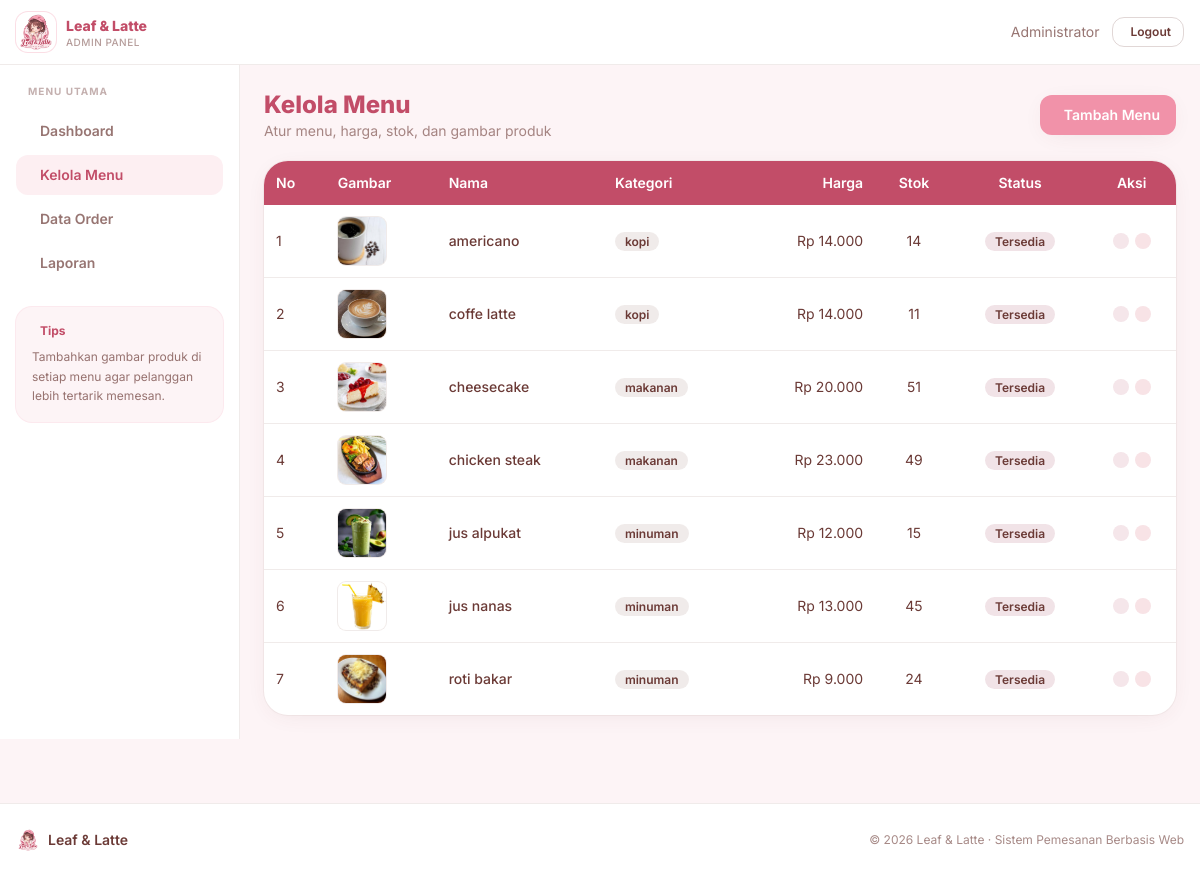
Page /admin/menu.php (signed in) on the committed database.
### tables this page shows
CREATE TABLE `menu` (
  `id` int(11) NOT NULL,
  `nama_menu` varchar(100) NOT NULL,
  `kategori` varchar(50) NOT NULL,
  `harga` decimal(10,2) NOT NULL,
  `deskripsi` text DEFAULT NULL,
  `stok` int(11) DEFAULT 0,
  `gambar` varchar(255) DEFAULT NULL COMMENT 'nama file di folder uploads/menu/',
  `status` enum('tersedia','habis') DEFAULT 'tersedia',
  `created_at` datetime DEFAULT current_timestamp(),
  `updated_at` datetime DEFAULT current_timestamp() ON UPDATE current_timestamp()
);

### config/koneksi.php (called while the page is built, shortened)
<?php
function rupiah($angka): string
{
    return 'Rp ' . number_format((float)$angka, 0, ',', '.');
}
function url(string $path = ''): string
{
    return BASE_URL . '/' . ltrim($path, '/');
}
function menuImageUrl(?string $filename): ?string
{
    return UPLOAD_URL_PATH . rawurlencode($filename);
}
function logoExists(): bool
{
    return is_file(__DIR__ . '/../assets/logo_brand.png');
}

### admin/menu.php (the view, shortened to what this page needs)
<?php
require_once '../config/koneksi.php';
include '../includes/header.php';
include '../includes/admin_navbar.php';
$q = $koneksi->query("SELECT * FROM menu ORDER BY kategori, nama_menu");
?>
<div class="flex">
    <?php include '../includes/admin_sidebar.php'; ?>
    <main class="flex-1 p-6">
        <div class="mb-5 flex flex-wrap items-center justify-between gap-3">
            <div>
                <h1 class="text-2xl font-extrabold text-branddark">Kelola Menu</h1>
                <p class="text-sm text-chestnut/60">Atur menu, harga, stok, dan gambar produk</p>
            </div>
            <a href="<?= url('admin/menu_tambah.php'); ?>"
               class="flex items-center gap-2 rounded-xl bg-brand px-4 py-2.5 text-sm font-semibold text-white shadow-soft transition hover:bg-branddark">
                <i class="ph ph-plus-circle"></i> Tambah Menu
            </a>
        </div>
        <div class="overflow-hidden rounded-3xl bg-white shadow-soft ring-1 ring-chestnut/5">
            <div class="overflow-x-auto">
                <table class="w-full text-sm">
                    <thead class="bg-branddark text-white">
                        <tr>
                            <th class="px-3 py-3 text-left font-semibold">No</th>
                            <th class="px-3 py-3 text-left font-semibold">Gambar</th>
                            <th class="px-3 py-3 text-left font-semibold">Nama</th>
                            <th class="px-3 py-3 text-left font-semibold">Kategori</th>
                            <th class="px-3 py-3 text-right font-semibold">Harga</th>
                            <th class="px-3 py-3 text-center font-semibold">Stok</th>
                            <th class="px-3 py-3 text-center font-semibold">Status</th>
                            <th class="px-3 py-3 text-center font-semibold">Aksi</th>
                        </tr>
                    </thead>
                    <tbody class="divide-y divide-chestnut/10">
                        <?php $no = 1; while ($m = $q->fetch_assoc()):
                            $imgUrl = menuImageUrl($m['gambar']);
                        ?>
                        <tr class="transition hover:bg-blush/60">
                            <td class="px-3 py-3"><?= $no++; ?></td>
                            <td class="px-3 py-3">
                                <div class="h-12 w-12 overflow-hidden rounded-lg bg-cream/40 ring-1 ring-chestnut/10">
                                    <?php if ($imgUrl): ?>
                                        <img src="<?= $imgUrl; ?>" alt="" class="h-full w-full object-cover">
                                    <?php else: ?>
                                        <div class="flex h-full w-full items-center justify-center text-brand/40">
                                            <i class="ph ph-image"></i>
                                        </div>
                                    <?php endif; ?>
                                </div>
                            </td>
                            <td class="px-3 py-3 font-medium"><?= htmlspecialchars($m['nama_menu']); ?></td>
                            <td class="px-3 py-3">
                                <span class="rounded-full bg-chestnut/10 px-2.5 py-0.5 text-xs font-semibold text-chestnut">
                                    <?= htmlspecialchars($m['kategori']); ?>
                                </span>
                            </td>
                            <td class="px-3 py-3 text-right"><?= rupiah($m['harga']); ?></td>
                            <td class="px-3 py-3 text-center"><?= (int)$m['stok']; ?></td>
                            <td class="px-3 py-3 text-center">
                                <?php if ($m['status'] === 'tersedia'): ?>
                                    <span class="rounded-full bg-success-bg px-2.5 py-0.5 text-xs font-semibold text-success-fg">Tersedia</span>
                                <?php else: ?>
                                    <span class="rounded-full bg-danger-bg px-2.5 py-0.5 text-xs font-semibold text-danger-fg">Habis</span>
                                <?php endif; ?>
                            </td>
                            <td class="px-3 py-3">
                                <div class="flex justify-center gap-1.5">
                                    <a href="<?= url('admin/menu_edit.php?id=' . (int)$m['id']); ?>"
                                       class="rounded-lg bg-info-bg p-2 text-info-fg transition hover:brightness-95" title="Edit">
                                    </a>
                                    <a href="<?= url('admin/menu_hapus.php?id=' . (int)$m['id']); ?>"
                                       onclick="return confirm('Hapus menu ini?')"
                                       class="rounded-lg bg-danger-bg p-2 text-danger-fg transition hover:brightness-95" title="Hapus">
                                    </a>
                                </div>
                            </td>
                        </tr>
                        <?php endwhile; ?>
                    </tbody>
                </table>
            </div>
        </div>
    </main>
</div>
<?php include '../includes/footer.php'; ?>

### includes/header.php (shortened to what this page needs)
<?php
require_once __DIR__ . '/../config/koneksi.php';
?>
<!DOCTYPE html>
<html lang="id">
<head>
    <script src="https://cdn.tailwindcss.com"></script>
</head>
<body class="bg-blush font-sans text-chestnut antialiased">

### includes/admin_navbar.php (shortened to what this page needs)
<nav class="sticky top-0 z-40 border-b border-chestnut/10 bg-white/95 backdrop-blur">
    <div class="flex items-center justify-between gap-3 px-4 py-3">
        <div class="flex items-center gap-3">
            <a href="<?= url('admin/dashboard.php'); ?>" class="flex items-center gap-2.5">
                <?php if (logoExists()): ?>
                    <img src="<?= LOGO_PATH; ?>" alt="Leaf &amp; Latte" class="h-10 w-10 rounded-xl object-cover ring-1 ring-brand/30">
                <?php else: ?>
                    <span class="flex h-10 w-10 items-center justify-center rounded-xl bg-brand text-white">
                        <i class="ph-fill ph-coffee"></i>
                    </span>
                <?php endif; ?>
                <div class="leading-tight">
                    <p class="text-sm font-extrabold text-branddark">Leaf &amp; Latte</p>
                    <p class="text-[10px] font-medium uppercase tracking-wider text-chestnut/50">Admin Panel</p>
                </div>
            </a>
        </div>
        <div class="flex items-center gap-3">
            <span class="hidden items-center gap-1.5 text-sm text-chestnut/70 sm:flex">
                <?= htmlspecialchars($_SESSION['admin_nama']); ?>
            </span>
            <a href="<?= url('admin/logout.php'); ?>"
               class="flex items-center gap-1.5 rounded-xl border border-chestnut/20 px-3 py-1.5 text-xs font-semibold text-chestnut transition hover:border-brand hover:text-branddark">
                <i class="ph ph-sign-out"></i> Logout
            </a>
        </div>
    </div>
</nav>

### includes/admin_sidebar.php (shortened to what this page needs)
<?php
$current = basename($_SERVER['PHP_SELF']);
$menu = [
    ['dashboard.php', 'ph-house',      'Dashboard'],
    ['menu.php',      'ph-fork-knife', 'Kelola Menu'],
    ['order.php',     'ph-receipt',    'Data Order'],
    ['laporan.php',   'ph-file-text',  'Laporan'],
];
?>
<aside id="adminSidebar" class="hidden w-60 flex-shrink-0 border-r border-chestnut/10 bg-white md:block">
    <div class="sticky top-[68px] p-4">
        <p class="mb-3 px-3 text-[10px] font-bold uppercase tracking-widest text-chestnut/40">Menu Utama</p>
        <nav class="space-y-1">
            <?php foreach ($menu as $m):
                $active = $current === $m[0]; ?>
                <a href="<?= $m[0]; ?>"
                   class="flex items-center gap-3 rounded-xl px-3 py-2.5 text-sm font-semibold transition
                   <?= $active
                        ? 'bg-brand/15 text-branddark'
                        : 'text-chestnut/70 hover:bg-blush hover:text-chestnut'; ?>">
                    <?= $m[2]; ?>
                </a>
            <?php endforeach; ?>
        </nav>
        <div class="mt-6 rounded-2xl bg-blush p-4 ring-1 ring-brand/20">
            <div class="mb-2 flex items-center gap-2">
                <p class="text-xs font-bold text-branddark">Tips</p>
            </div>
            <p class="text-xs leading-relaxed text-chestnut/70">
                Tambahkan gambar produk di setiap menu agar pelanggan lebih tertarik memesan.
            </p>
        </div>
    </div>
</aside>

### includes/footer.php
<footer class="mt-16 border-t border-chestnut/10 bg-white">
    <div class="mx-auto flex max-w-7xl flex-col items-center justify-between gap-3 px-4 py-6 sm:flex-row">
        <div class="flex items-center gap-2">
            <?php if (logoExists()): ?>
                <img src="<?= LOGO_PATH; ?>" alt="Leaf &amp; Latte" class="h-6 w-6 rounded-md object-cover">
            <?php endif; ?>
            <span class="text-sm font-semibold text-chestnut">Leaf &amp; Latte</span>
        </div>
        <p class="text-xs text-chestnut/60">
            &copy; <?= date('Y'); ?> Leaf &amp; Latte &middot; Sistem Pemesanan Berbasis Web
        </p>
    </div>
</footer>
</body>
</html>

### rows in the picture
menu: gambar (picture), nama_menu "americano", kategori "kopi", harga "Rp 14.000", stok "14", status "Tersedia"
menu: gambar (picture), nama_menu "coffe latte", kategori "kopi", harga "Rp 14.000", stok "11", status "Tersedia"
menu: gambar (picture), nama_menu "cheesecake", kategori "makanan", harga "Rp 20.000", stok "51", status "Tersedia"
menu: gambar (picture), nama_menu "chicken steak", kategori "makanan", harga "Rp 23.000", stok "49", status "Tersedia"
menu: gambar (picture), nama_menu "jus alpukat", kategori "minuman", harga "Rp 12.000", stok "15", status "Tersedia"
menu: gambar (picture), nama_menu "jus nanas", kategori "minuman", harga "Rp 13.000", stok "45", status "Tersedia"
menu: gambar (picture), nama_menu "roti bakar", kategori "minuman", harga "Rp 9.000", stok "24", status "Tersedia"

### other values in the picture
$_SESSION['admin_nama'] "Administrator"
$m[2] "Dashboard"
$m[2] "Kelola Menu"
$m[2] "Data Order"
$m[2] "Laporan"
